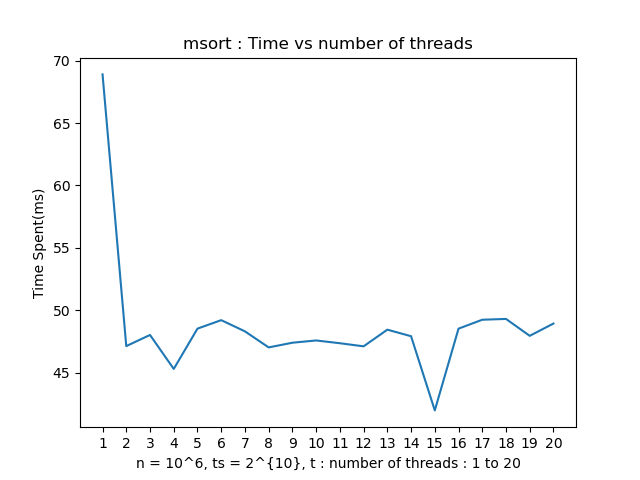

Python code for this plot:
import matplotlib.pyplot as plt
import numpy as np

y = []
x = []

with open('task3c2_time.log', 'r') as file:
    for line in file:
        y.append(float(line))


for i in range(1,21): #21 not inclusive
    x.append(f"{i}")

plt.figure(1)
plt.plot(x,y)
plt.xlabel('n = 10^6, ts = 2^{10}, t : number of threads : 1 to 20')
plt.ylabel('Time Spent(ms)')
plt.title('msort : Time vs number of threads')
plt.savefig('task3c2.png')
plt.show()
